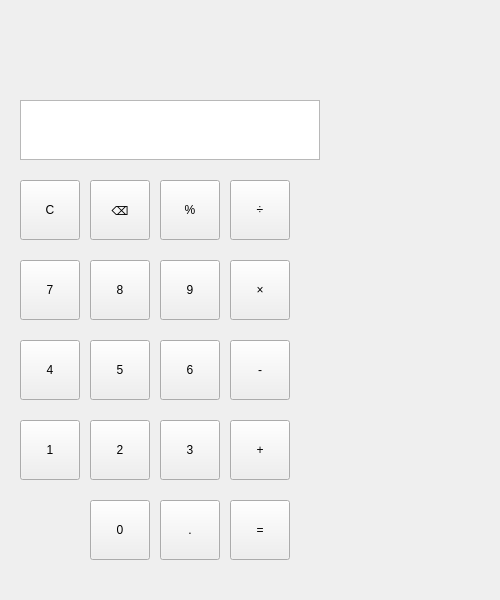
<?xml version="1.0" encoding="UTF-8"?>
<ui version="4.0">
 <class>MainWindow</class>
 <widget class="QMainWindow" name="MainWindow">
  <property name="geometry">
   <rect>
    <x>0</x>
    <y>0</y>
    <width>500</width>
    <height>600</height>
   </rect>
  </property>
  <property name="windowTitle">
   <string>Calculator</string>
  </property>
  <widget class="QWidget" name="centralwidget">


   <widget class="QPushButton" name="pushButton_X">
    <property name="geometry">
     <rect>
      <x>90</x>
      <y>180</y>
      <width>60</width>
      <height>60</height>
     </rect>
    </property>
    <property name="text">
     <string>⌫</string>
    </property>
   </widget>

   <widget class="QPushButton" name="pushButton_8">
    <property name="geometry">
     <rect>
      <x>90</x>
      <y>260</y>
      <width>60</width>
      <height>60</height>
     </rect>
    </property>
    <property name="text">
     <string>8</string>
    </property>
   </widget>

   <widget class="QPushButton" name="pushButton_5">
    <property name="geometry">
     <rect>
      <x>90</x>
      <y>340</y>
      <width>60</width>
      <height>60</height>
     </rect>
    </property>
    <property name="text">
     <string>5</string>
    </property>
   </widget>

   <widget class="QPushButton" name="pushButton_2">
    <property name="geometry">
     <rect>
      <x>90</x>
      <y>420</y>
      <width>60</width>
      <height>60</height>
     </rect>
    </property>
    <property name="text">
     <string>2</string>
    </property>
   </widget>

   <widget class="QPushButton" name="pushButton_0">
    <property name="geometry">
     <rect>
      <x>90</x>
      <y>500</y>
      <width>60</width>
      <height>60</height>
     </rect>
    </property>
    <property name="text">
     <string>0</string>
    </property>
   </widget>

    <widget class="QPushButton" name="pushButton_C">
        <property name="geometry">
        <rect>
        <x>20</x>
        <y>180</y>
        <width>60</width>
        <height>60</height>
        </rect>
        </property>
        <property name="text">
        <string>C</string>
        </property>

    </widget>

   <widget class="QPushButton" name="pushButton_%">
    <property name="geometry">
     <rect>
      <x>160</x>
      <y>180</y>
      <width>60</width>
      <height>60</height>
     </rect>
    </property>
    <property name="text">
     <string>%</string>
    </property>
   </widget>

   <widget class="QPushButton" name="pushButton_9">
    <property name="geometry">
     <rect>
      <x>160</x>
      <y>260</y>
      <width>60</width>
      <height>60</height>
     </rect>
    </property>
    <property name="text">
     <string>9</string>
    </property>
   </widget>

   <widget class="QPushButton" name="pushButton_6">
    <property name="geometry">
     <rect>
      <x>160</x>
      <y>340</y>
      <width>60</width>
      <height>60</height>
     </rect>
    </property>
    <property name="text">
     <string>6</string>
    </property>
   </widget>

   <widget class="QPushButton" name="pushButton_3">
    <property name="geometry">
     <rect>
      <x>160</x>
      <y>420</y>
      <width>60</width>
      <height>60</height>
     </rect>
    </property>
    <property name="text">
     <string>3</string>
    </property>
   </widget>

   <widget class="QPushButton" name="pushButton_.">
    <property name="geometry">
     <rect>
      <x>160</x>
      <y>500</y>
      <width>60</width>
      <height>60</height>
     </rect>
    </property>
    <property name="text">
     <string>.</string>
    </property>
   </widget>

   <widget class="QPushButton" name="pushButton_/">
    <property name="geometry">
     <rect>
      <x>230</x>
      <y>180</y>
      <width>60</width>
      <height>60</height>
     </rect>
    </property>
    <property name="text">
     <string>÷</string>
    </property>
   </widget>

   <widget class="QPushButton" name="pushButton_*">
    <property name="geometry">
     <rect>
      <x>230</x>
      <y>260</y>
      <width>60</width>
      <height>60</height>
     </rect>
    </property>
    <property name="text">
     <string>×</string>
    </property>
   </widget>

   <widget class="QPushButton" name="pushButton_-">
    <property name="geometry">
     <rect>
      <x>230</x>
      <y>340</y>
      <width>60</width>
      <height>60</height>
     </rect>
    </property>
    <property name="text">
     <string>-</string>
    </property>
   </widget>

   <widget class="QPushButton" name="pushButton_+">
    <property name="geometry">
     <rect>
      <x>230</x>
      <y>420</y>
      <width>60</width>
      <height>60</height>
     </rect>
    </property>
    <property name="text">
     <string>+</string>
    </property>
   </widget>

   <widget class="QPushButton" name="pushButton_=">
    <property name="geometry">
     <rect>
      <x>230</x>
      <y>500</y>
      <width>60</width>
      <height>60</height>
     </rect>
    </property>
    <property name="text">
     <string>=</string>
    </property>
   </widget>

    <widget class="QPushButton" name="pushButton_7">
        <property name="geometry">
        <rect>
        <x>20</x>
        <y>260</y>
        <width>60</width>
        <height>60</height>
        </rect>
        </property>
        <property name="text">
        <string>7</string>
        </property>
    </widget>

    <widget class="QPushButton" name="pushButton_4">
        <property name="geometry">
        <rect>
        <x>20</x>
        <y>340</y>
        <width>60</width>
        <height>60</height>
        </rect>
        </property>
        <property name="text">
        <string>4</string>
        </property>
    </widget>

    <widget class="QPushButton" name="pushButton_1">
        <property name="geometry">
        <rect>
        <x>20</x>
        <y>420</y>
        <width>60</width>
        <height>60</height>
        </rect>
        </property>
        <property name="text">
        <string>1</string>
        </property>
    </widget>

    <widget class="QTextEdit" name="textEdit">
        <property name="geometry">
        <rect>
        <x>20</x>
        <y>100</y>
        <width>300</width>
        <height>60</height>
        </rect>
        </property>
        <property name="font">
        <font>
        <family>Arial</family>
        <pointsize>15</pointsize>
        </font>
        </property>
    </widget>

  </widget>
 </widget>
 <resources/>
 <connections/>
</ui>
